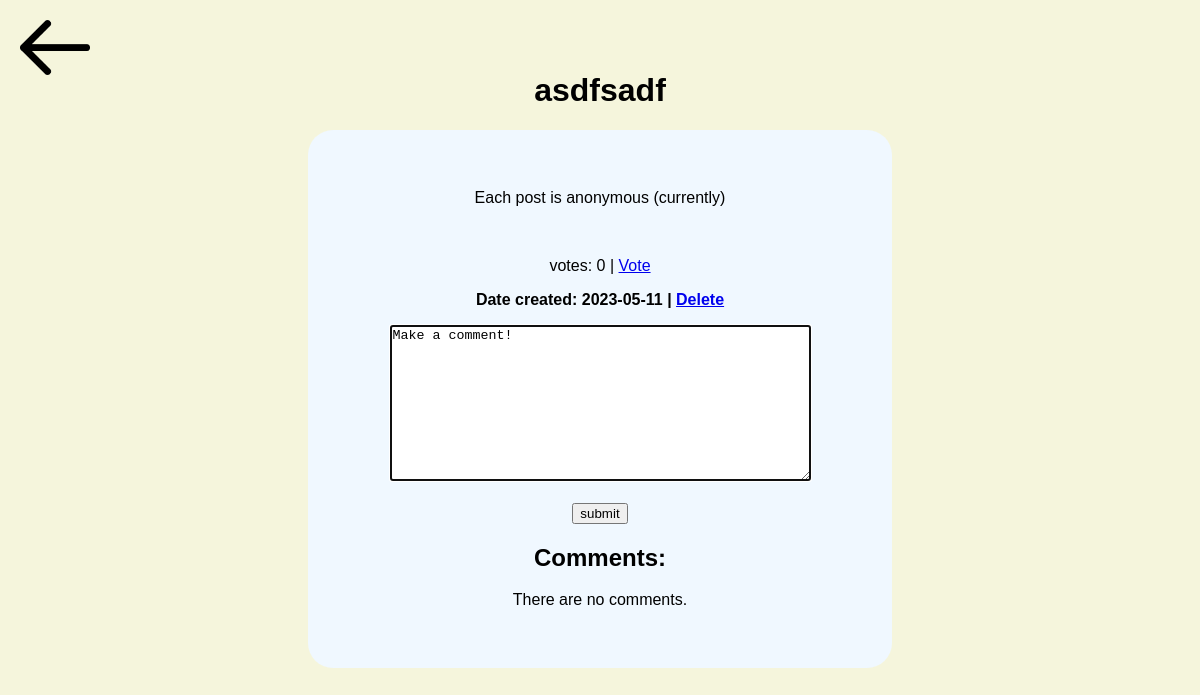
/post/1, run on the app's committed database.
### app.py (models this page shows, shortened)
class entry(db.Model):
    id = db.Column(db.Integer, primary_key=True)
    title = db.Column(db.String(150), nullable=False)
    content = db.Column(db.String(400), nullable=False)
    date_created = db.Column(db.DateTime, default=datetime.now)
    votes = db.Column(db.Integer, default=0)
    comments = db.relationship('comment', backref="entry", lazy=True)

### app.py (the view, shortened to what this page needs)
@app.route('/post/<int:id>', methods=['POST', 'GET'])
def fullpagepost(id):
    if request.method == 'GET':
        comments = comment.query.filter_by(entry_id=id).all()
        specific_post = entry.query.get_or_404(id)
        return render_template('post.html', post=specific_post, comments=comments)

### templates/post.html (shortened to what this page needs)
{% extends 'base.html' %}
{% block body %}
<a href="/recipient"><img src="{{ url_for('static', filename='images/back-arrow.png') }}" class="back"></a>
<h1>{{ post.title }}</h1>
<div class="box">
    <p>{{ post.content }}</p>
    <br>
    <p>votes: {{ post.votes }} | <a href="/upvote-post/{{ post.id }}">Vote</a></p>
    <p><b>Date created: {{ post.date_created.date() }} | <a href="/del/{{post.id}}">Delete</a></b></p>
    <form action="/post/{{ post.id }}" method="POST">
        <textarea name="content" id="content" rows="10" cols="50" autofocus maxlength="400">
Make a comment!
        </textarea>
        <br><br>
        <input type="submit" value="submit">
    </form>
    <h2>Comments:</h2>
    {% if comments|length < 1 %}
        <p>There are no comments.</p>
    {% endif %}
</div>
{% endblock %}

### static/css/main.css (style rules this page uses)
body { background-color: beige; font-family: sans-serif; text-align: center; margin: 6%; }
.box { background-color: aliceblue; width: 40%; min-width: 500px; margin:auto; border-radius: 25px; padding: 4%; }
img.back { position:absolute; width: 70px; top: 20px; left: 20px; }

### data on the page
entry: title "asdfsadf", content "Each post is anonymous (currently)", votes "0", date_created "2023-05-11"
